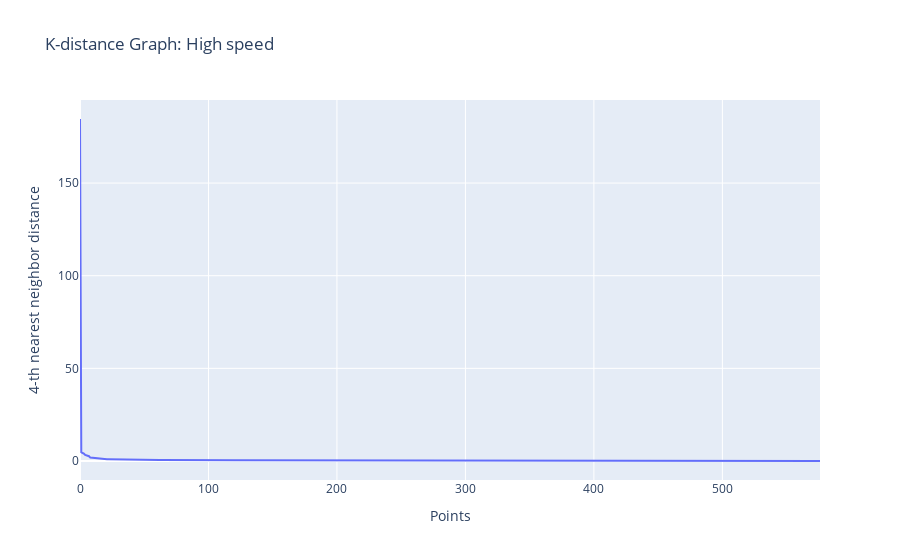

Notebook source saved alongside this figure:
### Code cell
cause_to_analyze = ['High speed']
min_pts = 4
eps = 0.2
curitiba_tuning = launch('City', 'CURITIBA', cause_to_analyze, min_pts, eps)

### Figure 1 — Plotly figure (JSON) as saved in the notebook; plotly's stock layout.template omitted (floating-point values rounded to 4 significant figures; data arrays with more than 128 entries replaced by an {"elided": "..."} marker saying what was removed)
{"data": [{"hovertemplate": "Points=%{x}<br>4-th nearest neighbor distance=%{y}<extra></extra>", "legendgroup": "", "line": {"color": "#636efa", "dash": "solid"}, "marker": {"symbol": "circle"}, "mode": "lines", "name": "", "orientation": "v", "showlegend": false, "type": "scatter", "x": {"elided": "577 int values"}, "xaxis": "x", "y": {"elided": "577 float values"}, "yaxis": "y"}], "layout": {"legend": {"tracegroupgap": 0}, "title": {"text": "K-distance Graph: High speed"}, "xaxis": {"anchor": "y", "domain": [0, 1], "title": {"text": "Points"}}, "yaxis": {"anchor": "x", "domain": [0, 1], "title": {"text": "4-th nearest neighbor distance"}}}}
